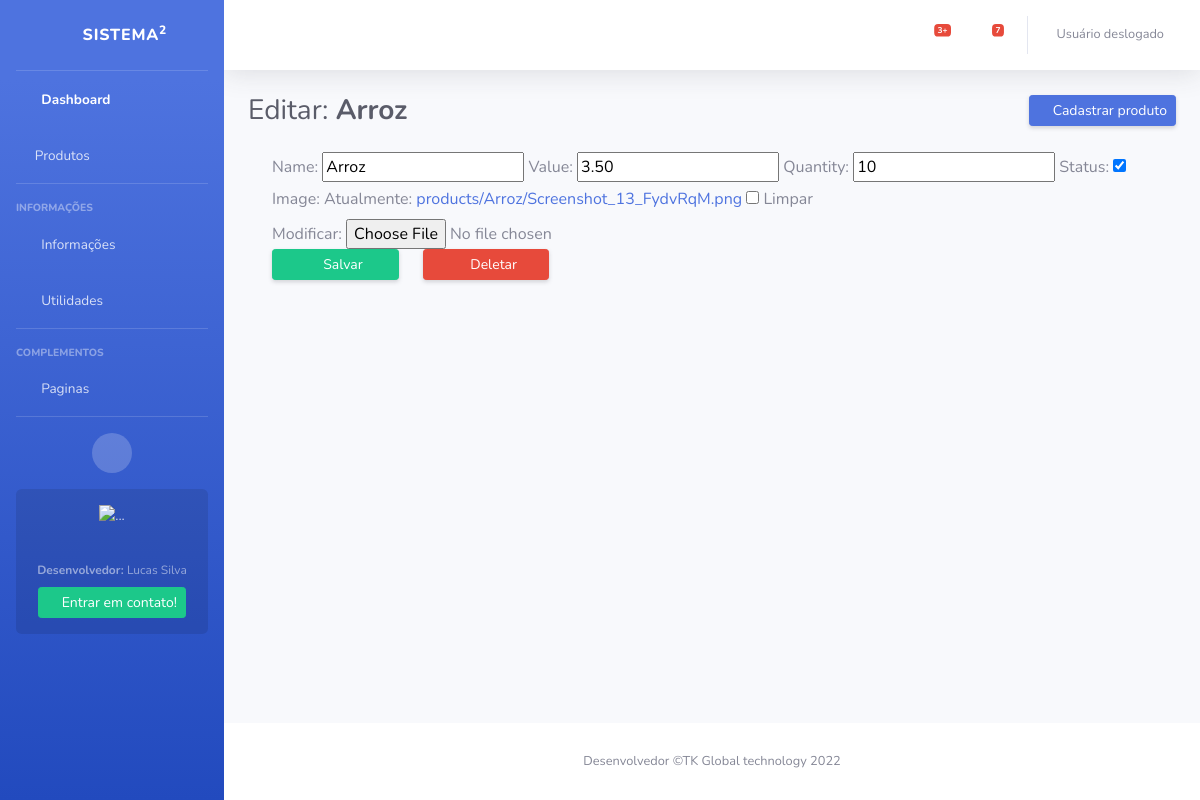
The app's page /produtos/editar/1, older data.
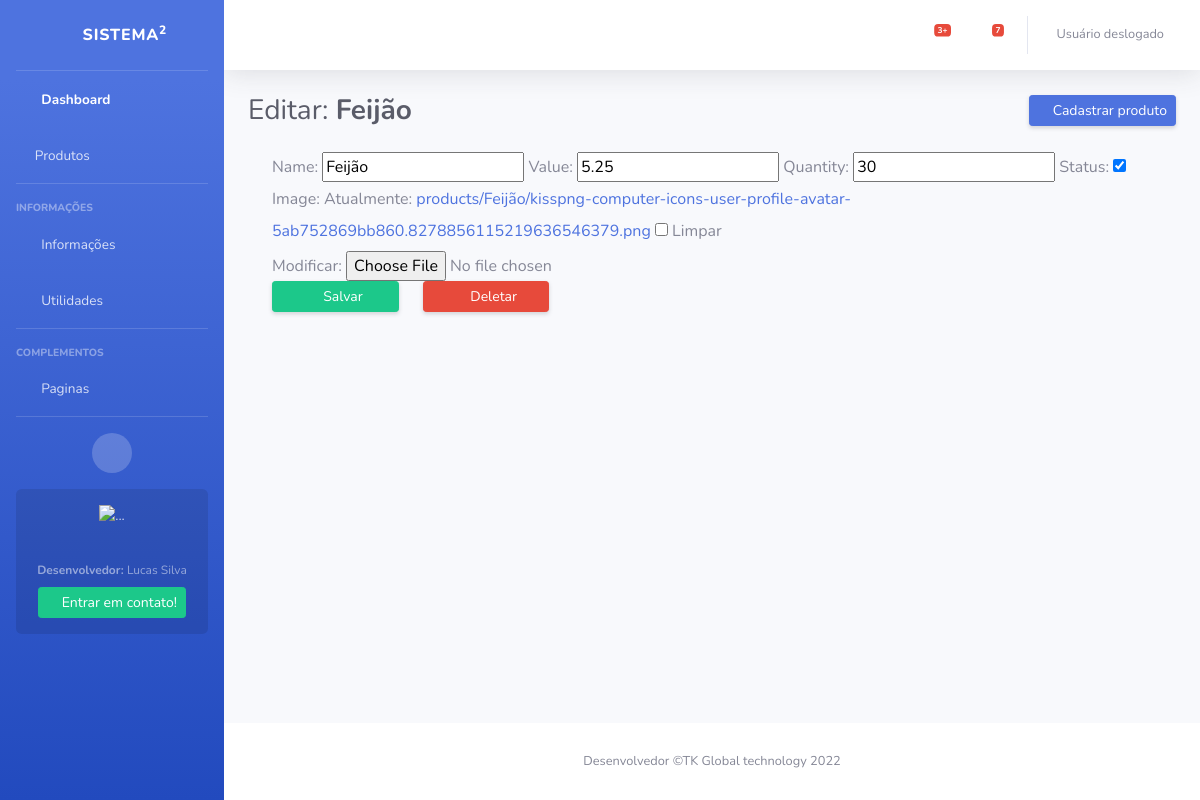
The same page, newer data.
### apps/products/models/products.py (models this page shows, shortened)
class Products(models.Model):
    code = models.IntegerField(default=gerar_id, editable=False)
    created_by = models.ForeignKey(User, on_delete=models.CASCADE)
    name = models.CharField(max_length=50)
    value = models.DecimalField(max_digits=9, decimal_places=2)
    quantity = models.IntegerField(default=1, null=True, blank=True)
    status = models.BooleanField(default=True)
    image = models.ImageField(upload_to=upload_to, default='image.jpg', null=True, blank=True)
    date_create = models.DateTimeField(auto_now_add=True)
    date_update = models.DateTimeField(auto_now=True)
    """Aqui servirá para mostrar apenas produtos do usuario"""
    class Meta:
        db_table = 'products'
        verbose_name = 'Produto'
        verbose_name_plural = 'Produtos'
        ordering = ('-date_create',)

### apps/products/views/products.py (the view, shortened to what this page needs)
# urls.py: path('editar/<int:pk>', EditproductView.as_view(), name='product-edit'),
class EditproductView(UpdateView):
    template_name = "edit-product.html"
    model = Products
    fields=['name', 'value',
            'quantity', 'status',
            'image']

### apps/products/templates/edit-product.html (shortened to what this page needs)
{% extends 'base.html' %}
{% load static %}
{% load bootstrap_tags %}
{% block body %}
<div class="container-fluid">
    <div class="d-sm-flex align-items-center justify-content-between mb-4">
        <h1 class="h3 mb-0 text-gray-800">Editar: <strong> {{ object.name }}</strong></h1>
        <a href="{% url 'create-product' %}" class="d-none d-sm-inline-block btn btn-sm btn-primary shadow-sm float-right">
            <i class="fas fa-plus-square text-white-50"></i> Cadastrar produto
        </a>
    </div>
    <form class="container" action="" method="POST" enctype="multipart/form-data">
        {{ form|as_bootstrap }}
        <div class="row">
            <div class="col-sm col-md-2">
                <button class="d-none d-sm-inline-block btn btn-sm btn-success shadow-sm float-left col-md-12" type="submit">
                    <i class="fas fa-save mt-1 fa-sm fa-fw text-gray-100 float-left"></i>Salvar
                </button>
            </div>
            <div class="col-sm col-md-2">
                <a class="d-none d-sm-inline-block btn btn-sm btn-danger shadow-sm float-left col-md-12" href="#" data-toggle="modal" data-target="#deleteModal">
                    <i class="fas fa-trash mt-1 fa-sm fa-fw text-gray-100 float-left"></i>
                    Deletar
                </a>
            </div>
        </div>
    </form>
</div>
{% endblock body %}

Row changes from the older to the newer data that the page shows:
changed Products: name "Arroz" → "Feijão"; value "3.50" → "5.25"; quantity "10" → "30"
Text that changed along with them:
text no longer shown: "Name: Value: Quantity: Status: Image: Atualmente: products/Arroz/Screenshot_13_FydvRqM.png Limpar Modificar:"
text now shown: "Name: Value: Quantity: Status: Image: Atualmente: products/Feijão/kisspng-computer-icons-user-profile-avatar-5ab752869bb860.8278856115219636546379.png Limpar Modificar:"
